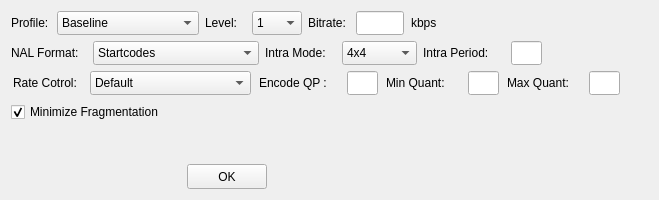
<?xml version="1.0" encoding="UTF-8"?>
<ui version="4.0">
 <class>H264Config</class>
 <widget class="QWidget" name="H264Config">
  <property name="geometry">
   <rect>
    <x>0</x>
    <y>0</y>
    <width>659</width>
    <height>200</height>
   </rect>
  </property>
  <property name="minimumSize">
   <size>
    <width>659</width>
    <height>200</height>
   </size>
  </property>
  <property name="maximumSize">
   <size>
    <width>659</width>
    <height>200</height>
   </size>
  </property>
  <property name="windowTitle">
   <string>H264 Configuration Panel</string>
  </property>
  <layout class="QGridLayout" name="gridLayout">
   <item row="1" column="0" colspan="2">
    <layout class="QHBoxLayout" name="horizontalLayout_12">
     <item>
      <layout class="QHBoxLayout" name="horizontalLayout_4">
       <item>
        <widget class="QLabel" name="label_5">
         <property name="minimumSize">
          <size>
           <width>76</width>
           <height>16</height>
          </size>
         </property>
         <property name="maximumSize">
          <size>
           <width>76</width>
           <height>16</height>
          </size>
         </property>
         <property name="text">
          <string>NAL Format:</string>
         </property>
        </widget>
       </item>
       <item>
        <widget class="QComboBox" name="comboNAL">
         <property name="minimumSize">
          <size>
           <width>166</width>
           <height>24</height>
          </size>
         </property>
         <property name="maximumSize">
          <size>
           <width>166</width>
           <height>24</height>
          </size>
         </property>
         <item>
          <property name="text">
           <string>Startcodes</string>
          </property>
         </item>
         <item>
          <property name="text">
           <string>NAL Unit per Buffer</string>
          </property>
         </item>
         <item>
          <property name="text">
           <string>1 Byte Interleave Length</string>
          </property>
         </item>
         <item>
          <property name="text">
           <string>2 Byte Interleave Length</string>
          </property>
         </item>
         <item>
          <property name="text">
           <string>4 Byte Interleave Length</string>
          </property>
         </item>
         <item>
          <property name="text">
           <string>Dummy</string>
          </property>
         </item>
        </widget>
       </item>
      </layout>
     </item>
     <item>
      <layout class="QHBoxLayout" name="horizontalLayout_5">
       <item>
        <widget class="QLabel" name="label_6">
         <property name="minimumSize">
          <size>
           <width>71</width>
           <height>16</height>
          </size>
         </property>
         <property name="maximumSize">
          <size>
           <width>71</width>
           <height>16</height>
          </size>
         </property>
         <property name="text">
          <string>Intra Mode:</string>
         </property>
        </widget>
       </item>
       <item>
        <widget class="QComboBox" name="comboIntra">
         <property name="minimumSize">
          <size>
           <width>75</width>
           <height>24</height>
          </size>
         </property>
         <property name="maximumSize">
          <size>
           <width>75</width>
           <height>24</height>
          </size>
         </property>
         <item>
          <property name="text">
           <string>4x4</string>
          </property>
         </item>
         <item>
          <property name="text">
           <string>8x8</string>
          </property>
         </item>
         <item>
          <property name="text">
           <string>16x16</string>
          </property>
         </item>
         <item>
          <property name="text">
           <string>Dummy</string>
          </property>
         </item>
        </widget>
       </item>
      </layout>
     </item>
     <item>
      <layout class="QHBoxLayout" name="horizontalLayout_7">
       <property name="spacing">
        <number>7</number>
       </property>
       <item>
        <widget class="QLabel" name="label_8">
         <property name="minimumSize">
          <size>
           <width>81</width>
           <height>16</height>
          </size>
         </property>
         <property name="maximumSize">
          <size>
           <width>81</width>
           <height>16</height>
          </size>
         </property>
         <property name="text">
          <string>Intra Period: </string>
         </property>
        </widget>
       </item>
       <item>
        <widget class="QLineEdit" name="lineIntraPeriod">
         <property name="minimumSize">
          <size>
           <width>31</width>
           <height>24</height>
          </size>
         </property>
         <property name="maximumSize">
          <size>
           <width>31</width>
           <height>24</height>
          </size>
         </property>
         <property name="alignment">
          <set>Qt::AlignCenter</set>
         </property>
        </widget>
       </item>
      </layout>
     </item>
    </layout>
   </item>
   <item row="5" column="0" alignment="Qt::AlignHCenter">
    <widget class="QPushButton" name="buttonOK">
     <property name="minimumSize">
      <size>
       <width>80</width>
       <height>25</height>
      </size>
     </property>
     <property name="maximumSize">
      <size>
       <width>80</width>
       <height>25</height>
      </size>
     </property>
     <property name="text">
      <string>OK</string>
     </property>
    </widget>
   </item>
   <item row="2" column="0" colspan="3">
    <layout class="QHBoxLayout" name="horizontalLayout_13">
     <item>
      <layout class="QHBoxLayout" name="horizontalLayout_6">
       <item>
        <widget class="QLabel" name="label_7">
         <property name="minimumSize">
          <size>
           <width>71</width>
           <height>16</height>
          </size>
         </property>
         <property name="maximumSize">
          <size>
           <width>71</width>
           <height>16</height>
          </size>
         </property>
         <property name="text">
          <string>Rate Cotrol:</string>
         </property>
        </widget>
       </item>
       <item>
        <widget class="QComboBox" name="comboRate">
         <property name="minimumSize">
          <size>
           <width>161</width>
           <height>24</height>
          </size>
         </property>
         <property name="maximumSize">
          <size>
           <width>161</width>
           <height>24</height>
          </size>
         </property>
         <item>
          <property name="text">
           <string>Default</string>
          </property>
         </item>
         <item>
          <property name="text">
           <string>Variable</string>
          </property>
         </item>
         <item>
          <property name="text">
           <string>Constant</string>
          </property>
         </item>
         <item>
          <property name="text">
           <string>Variable Skip Frames</string>
          </property>
         </item>
         <item>
          <property name="text">
           <string>Constant Skip Frames</string>
          </property>
         </item>
        </widget>
       </item>
      </layout>
     </item>
     <item>
      <layout class="QHBoxLayout" name="horizontalLayout_8">
       <property name="spacing">
        <number>7</number>
       </property>
       <item>
        <widget class="QLabel" name="label_9">
         <property name="minimumSize">
          <size>
           <width>81</width>
           <height>16</height>
          </size>
         </property>
         <property name="maximumSize">
          <size>
           <width>81</width>
           <height>16</height>
          </size>
         </property>
         <property name="text">
          <string>Encode QP :</string>
         </property>
        </widget>
       </item>
       <item>
        <widget class="QLineEdit" name="lineQP">
         <property name="minimumSize">
          <size>
           <width>31</width>
           <height>24</height>
          </size>
         </property>
         <property name="maximumSize">
          <size>
           <width>31</width>
           <height>24</height>
          </size>
         </property>
         <property name="alignment">
          <set>Qt::AlignCenter</set>
         </property>
        </widget>
       </item>
      </layout>
     </item>
     <item>
      <layout class="QHBoxLayout" name="horizontalLayout_9">
       <property name="spacing">
        <number>7</number>
       </property>
       <item>
        <widget class="QLabel" name="label_10">
         <property name="minimumSize">
          <size>
           <width>75</width>
           <height>16</height>
          </size>
         </property>
         <property name="maximumSize">
          <size>
           <width>75</width>
           <height>16</height>
          </size>
         </property>
         <property name="text">
          <string>Min Quant:</string>
         </property>
        </widget>
       </item>
       <item>
        <widget class="QLineEdit" name="lineMinQuant">
         <property name="minimumSize">
          <size>
           <width>31</width>
           <height>24</height>
          </size>
         </property>
         <property name="maximumSize">
          <size>
           <width>31</width>
           <height>24</height>
          </size>
         </property>
         <property name="alignment">
          <set>Qt::AlignCenter</set>
         </property>
        </widget>
       </item>
      </layout>
     </item>
     <item>
      <layout class="QHBoxLayout" name="horizontalLayout_10">
       <property name="spacing">
        <number>7</number>
       </property>
       <item>
        <widget class="QLabel" name="label_11">
         <property name="minimumSize">
          <size>
           <width>75</width>
           <height>16</height>
          </size>
         </property>
         <property name="maximumSize">
          <size>
           <width>75</width>
           <height>16</height>
          </size>
         </property>
         <property name="text">
          <string>Max Quant:</string>
         </property>
        </widget>
       </item>
       <item>
        <widget class="QLineEdit" name="lineMaxQuant">
         <property name="minimumSize">
          <size>
           <width>31</width>
           <height>24</height>
          </size>
         </property>
         <property name="maximumSize">
          <size>
           <width>31</width>
           <height>24</height>
          </size>
         </property>
         <property name="alignment">
          <set>Qt::AlignCenter</set>
         </property>
        </widget>
       </item>
      </layout>
     </item>
    </layout>
   </item>
   <item row="0" column="0">
    <layout class="QHBoxLayout" name="horizontalLayout_11">
     <item>
      <layout class="QHBoxLayout" name="horizontalLayout_2">
       <item>
        <widget class="QLabel" name="label_3">
         <property name="minimumSize">
          <size>
           <width>40</width>
           <height>16</height>
          </size>
         </property>
         <property name="maximumSize">
          <size>
           <width>38</width>
           <height>16</height>
          </size>
         </property>
         <property name="text">
          <string>Profile:</string>
         </property>
        </widget>
       </item>
       <item>
        <widget class="QComboBox" name="comboProfile">
         <property name="minimumSize">
          <size>
           <width>142</width>
           <height>24</height>
          </size>
         </property>
         <property name="maximumSize">
          <size>
           <width>142</width>
           <height>24</height>
          </size>
         </property>
         <item>
          <property name="text">
           <string>Baseline</string>
          </property>
         </item>
         <item>
          <property name="text">
           <string>Main</string>
          </property>
         </item>
         <item>
          <property name="text">
           <string>Extended</string>
          </property>
         </item>
         <item>
          <property name="text">
           <string>High</string>
          </property>
         </item>
         <item>
          <property name="text">
           <string>High 10</string>
          </property>
         </item>
         <item>
          <property name="text">
           <string>High 422</string>
          </property>
         </item>
         <item>
          <property name="text">
           <string>High 444</string>
          </property>
         </item>
         <item>
          <property name="text">
           <string>Constrained Baseline</string>
          </property>
         </item>
        </widget>
       </item>
      </layout>
     </item>
     <item>
      <layout class="QHBoxLayout" name="horizontalLayout_3">
       <item>
        <widget class="QLabel" name="label_4">
         <property name="minimumSize">
          <size>
           <width>41</width>
           <height>16</height>
          </size>
         </property>
         <property name="maximumSize">
          <size>
           <width>41</width>
           <height>16</height>
          </size>
         </property>
         <property name="text">
          <string>Level:</string>
         </property>
        </widget>
       </item>
       <item>
        <widget class="QComboBox" name="comboLevel">
         <property name="minimumSize">
          <size>
           <width>50</width>
           <height>24</height>
          </size>
         </property>
         <property name="maximumSize">
          <size>
           <width>50</width>
           <height>24</height>
          </size>
         </property>
         <item>
          <property name="text">
           <string>1</string>
          </property>
         </item>
         <item>
          <property name="text">
           <string>1b</string>
          </property>
         </item>
         <item>
          <property name="text">
           <string>1.1</string>
          </property>
         </item>
         <item>
          <property name="text">
           <string>1.2</string>
          </property>
         </item>
         <item>
          <property name="text">
           <string>1.3</string>
          </property>
         </item>
         <item>
          <property name="text">
           <string>2</string>
          </property>
         </item>
         <item>
          <property name="text">
           <string>2.1</string>
          </property>
         </item>
         <item>
          <property name="text">
           <string>2.2</string>
          </property>
         </item>
         <item>
          <property name="text">
           <string>3</string>
          </property>
         </item>
         <item>
          <property name="text">
           <string>3.1</string>
          </property>
         </item>
         <item>
          <property name="text">
           <string>3.2</string>
          </property>
         </item>
         <item>
          <property name="text">
           <string>4</string>
          </property>
         </item>
         <item>
          <property name="text">
           <string>4.1</string>
          </property>
         </item>
         <item>
          <property name="text">
           <string>4.2</string>
          </property>
         </item>
         <item>
          <property name="text">
           <string>5</string>
          </property>
         </item>
         <item>
          <property name="text">
           <string>5.1</string>
          </property>
         </item>
        </widget>
       </item>
      </layout>
     </item>
     <item>
      <layout class="QHBoxLayout" name="horizontalLayout">
       <property name="spacing">
        <number>7</number>
       </property>
       <item>
        <widget class="QLabel" name="label">
         <property name="minimumSize">
          <size>
           <width>41</width>
           <height>16</height>
          </size>
         </property>
         <property name="maximumSize">
          <size>
           <width>45</width>
           <height>16</height>
          </size>
         </property>
         <property name="text">
          <string>Bitrate:</string>
         </property>
        </widget>
       </item>
       <item>
        <widget class="QLineEdit" name="lineBitrate">
         <property name="minimumSize">
          <size>
           <width>48</width>
           <height>24</height>
          </size>
         </property>
         <property name="maximumSize">
          <size>
           <width>48</width>
           <height>24</height>
          </size>
         </property>
         <property name="alignment">
          <set>Qt::AlignCenter</set>
         </property>
        </widget>
       </item>
       <item>
        <widget class="QLabel" name="label_2">
         <property name="minimumSize">
          <size>
           <width>33</width>
           <height>24</height>
          </size>
         </property>
         <property name="maximumSize">
          <size>
           <width>33</width>
           <height>24</height>
          </size>
         </property>
         <property name="text">
          <string>kbps</string>
         </property>
        </widget>
       </item>
      </layout>
     </item>
    </layout>
   </item>
   <item row="0" column="1">
    <spacer name="horizontalSpacer">
     <property name="orientation">
      <enum>Qt::Horizontal</enum>
     </property>
     <property name="sizeHint" stdset="0">
      <size>
       <width>87</width>
       <height>20</height>
      </size>
     </property>
    </spacer>
   </item>
   <item row="4" column="0">
    <spacer name="verticalSpacer">
     <property name="orientation">
      <enum>Qt::Vertical</enum>
     </property>
     <property name="sizeHint" stdset="0">
      <size>
       <width>20</width>
       <height>40</height>
      </size>
     </property>
    </spacer>
   </item>
   <item row="2" column="3" rowspan="3">
    <spacer name="horizontalSpacer_3">
     <property name="orientation">
      <enum>Qt::Horizontal</enum>
     </property>
     <property name="sizeHint" stdset="0">
      <size>
       <width>0</width>
       <height>20</height>
      </size>
     </property>
    </spacer>
   </item>
   <item row="1" column="2">
    <spacer name="horizontalSpacer_2">
     <property name="orientation">
      <enum>Qt::Horizontal</enum>
     </property>
     <property name="sizeHint" stdset="0">
      <size>
       <width>74</width>
       <height>20</height>
      </size>
     </property>
    </spacer>
   </item>
   <item row="3" column="0">
    <widget class="QCheckBox" name="checkMinFrag">
     <property name="minimumSize">
      <size>
       <width>165</width>
       <height>22</height>
      </size>
     </property>
     <property name="maximumSize">
      <size>
       <width>165</width>
       <height>22</height>
      </size>
     </property>
     <property name="text">
      <string>Minimize Fragmentation</string>
     </property>
     <property name="checked">
      <bool>true</bool>
     </property>
    </widget>
   </item>
  </layout>
 </widget>
 <resources/>
 <connections>
  <connection>
   <sender>buttonOK</sender>
   <signal>clicked()</signal>
   <receiver>H264Config</receiver>
   <slot>hide()</slot>
   <hints>
    <hint type="sourcelabel">
     <x>269</x>
     <y>362</y>
    </hint>
    <hint type="destinationlabel">
     <x>285</x>
     <y>205</y>
    </hint>
   </hints>
  </connection>
 </connections>
</ui>
